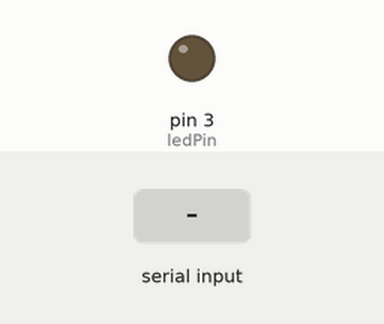
Simulated run of this sketch. Board: Arduino Uno, built with avr-gcc and run on an emulated ATmega328P. Parts: output pins drawn as LEDs (lit = HIGH). The test bench sets the inputs (shaded band). What the sketch prints to the serial monitor is not drawn.

Above: at 1.2 s.
1.3 s: byte 1 (1) received over Serial
At 2.1 s:
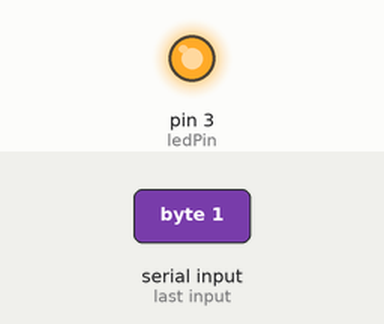
2.8 s: "1" received over Serial
At 3.2 s:
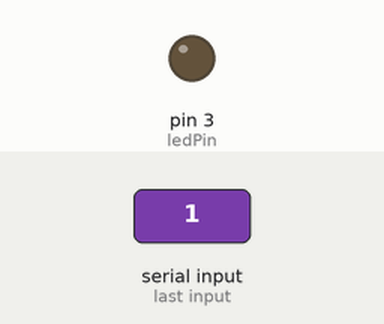
Timing chart, 0 to 5.8 s (numbered marks = the images above; inputs shaded):
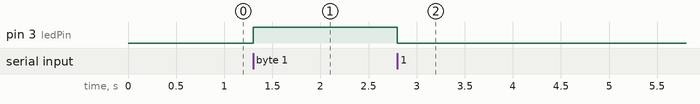

The sketch:

arudino_code_digitalOutput.ino
```cpp
int ledPin = 3;

void setup() {
  Serial.begin(9600);           // initialize serial communications
  pinMode(ledPin, OUTPUT);
}

void loop() {
  if (Serial.available() > 0) { // if there's serial data available
    int inByte = Serial.read();   // read it
    Serial.write(inByte);         // send it back out as raw binary data
    if (inByte == 1) {
      digitalWrite(ledPin, HIGH);
    } else {
      digitalWrite(ledPin, LOW);
    }
  }
}
```

Measured:
- after the input at 1.3 s, pin 3 (ledPin): LOW → HIGH at once
- after the input at 2.8 s, pin 3 (ledPin): HIGH → LOW at once
